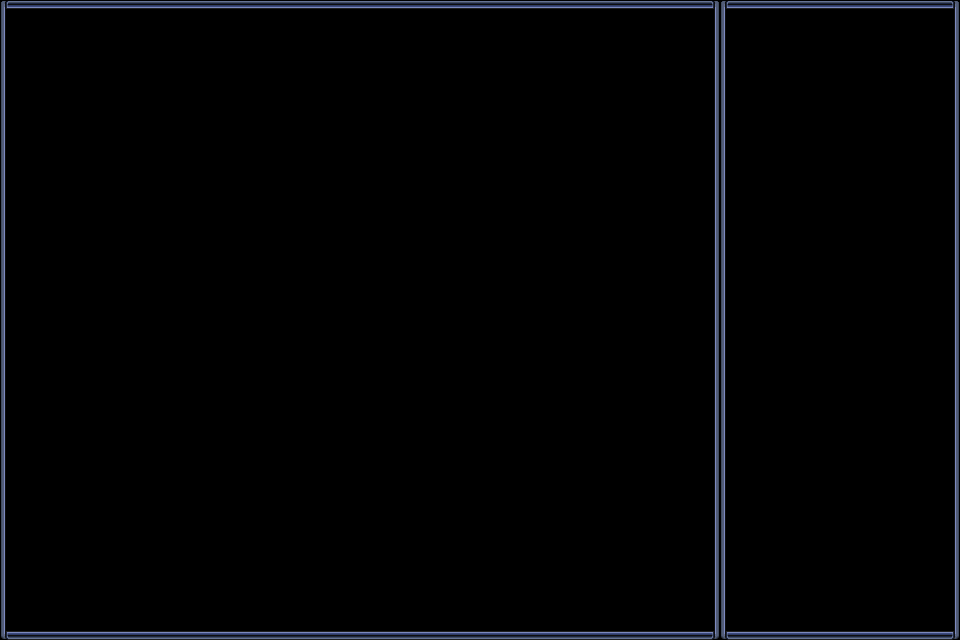

Below is a game level as drawn by its tile map, then a one-line description and the .tmx that defines it (tile-layer data replaced by summaries):
An orthogonal 60x40 tile map with 16x16 px tiles, 2 tile layers (behind, bront).

<map version="1.0" orientation="orthogonal" width="60" height="40" tilewidth="16" tileheight="16">
 <tileset firstgid="1" name="Window_b_00" tilewidth="16" tileheight="16">
  <image source="Window_b_00.png" width="128" height="128" />
 </tileset>
 <layer name="behind" width="60" height="40" opacity="0.65">
  <data>[2400 cells, 2400 non-empty, 1 distinct tile ids]</data>
 </layer>
 <layer name="bront" width="60" height="40">
  <data>[2400 cells, 272 non-empty, 9 distinct tile ids]</data>
 </layer>
</map>
